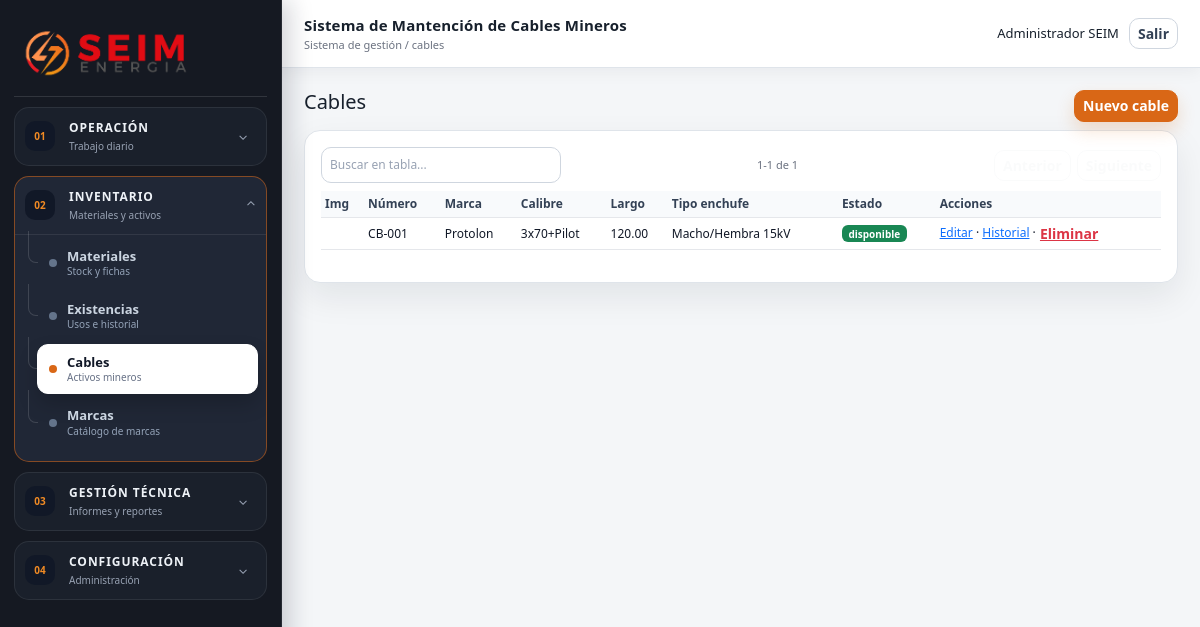
Screenshot of /public/cables (signed in) with the database file from the repository.
### tables this page shows
CREATE TABLE cables(id INT AUTO_INCREMENT PRIMARY KEY,numero_cable VARCHAR(80) NOT NULL UNIQUE,marca_id INT,calibre VARCHAR(80),tipo_enchufe VARCHAR(120),aislacion VARCHAR(120),largo DECIMAL(10,2),capacidad_aislacion VARCHAR(120),imagen VARCHAR(255),estado ENUM('disponible','en reparación','entregado','dado de baja') DEFAULT 'disponible',observacion TEXT,created_at TIMESTAMP NULL,updated_at TIMESTAMP NULL,deleted_at TIMESTAMP NULL,FOREIGN KEY(marca_id) REFERENCES marcas_cable(id),INDEX idx_cable_estado(estado));

CREATE TABLE marcas_cable(id INT AUTO_INCREMENT PRIMARY KEY,nombre VARCHAR(100) NOT NULL UNIQUE,estado ENUM('activo','inactivo') DEFAULT 'activo',created_at TIMESTAMP NULL,updated_at TIMESTAMP NULL,deleted_at TIMESTAMP NULL);

### app/Core/App.php (called while the page is built, shortened)
<?php
final class App { private static array $config; private static ?PDO $pdo=null; public static function boot(array $config): void { self::$config=$config; } public static function config(string $key, mixed $default=null): mixed { return self::$config[$key] ?? $default; } public static function db(): PDO { if(!self::$pdo){ $db=self::$config['db']; $dsn="mysql:host={$db['host']};dbname={$db['name']};charset={$db['charset']}"; self::$pdo=new PDO($dsn,$db['user'],$db['pass'],[PDO::ATTR_ERRMODE=>PDO::ERRMODE_EXCEPTION,PDO::ATTR_DEFAULT_FETCH_MODE=>PDO::FETCH_ASSOC]); } return self::$pdo; } }

### app/Core/Controller.php (called while the page is built, shortened)
<?php
abstract class Controller { protected function view(string $view,array $data=[]):void{ extract($data); $viewFile=__DIR__.'/../Views/'.$view.'.php'; require __DIR__.'/../Views/layouts/app.php'; } protected function auth():void{ if(!current_user()) redirect('login'); } protected function requirePermission(string $module,string $action='ver'):void{ $this->auth(); if(($_SESSION['user']['rol']??'')==='Super Administrador') return; $perms=$_SESSION['permissions'][$module]??[]; if(empty($perms[$action])) { http_response_code(403); exit('Sin permisos'); } } protected function uploadImage(string $field,string $dir):?string{ if(empty($_FILES[$field]['name'])) return null; $cfg=App::config('image_mimes'); $tmp=$_FILES[$field]['tmp_name']; $mime=mime_content_type($tmp); if(!isset($cfg[$mime]) || $_FILES[$field]['size']>App::config('upload_max_bytes')) throw new \RuntimeException('Imagen inválida: use JPG, PNG o WEBP de máximo 3 MB.'); $name=bin2hex(random_bytes(12)).'.'.$cfg[$mime]; if(!is_dir(__DIR__.'/../../public/uploads/'.$dir)) mkdir(__DIR__.'/../../public/uploads/'.$dir,0775,true); move_uploaded_file($tmp,__DIR__.'/../../public/uploads/'.$dir.'/'.$name); return 'uploads/'.$dir.'/'.$name; } }

### app/Controllers/CatalogController.php (called while the page is built, shortened)
<?php
class CatalogController extends Controller {
 public function cables():void{$this->requirePermission('Cables');$m=new BaseCatalog;$rows=$m->fetchAll('SELECT c.*, mc.nombre marca FROM cables c LEFT JOIN marcas_cable mc ON mc.id=c.marca_id WHERE c.deleted_at IS NULL ORDER BY c.id DESC');$this->view('cables/index',compact('rows'));}
}

### public/index.php (called while the page is built, shortened)
<?php
require_once __DIR__ . '/../app/Core/helpers.php';
spl_autoload_register(function (string $class): void {
    $prefix = 'App\\';
    if (str_starts_with($class, $prefix)) {
        $path = __DIR__ . '/../app/' . str_replace('\\', '/', substr($class, strlen($prefix))) . '.php';
    }
});
$router = new App\Core\Router();
$router->dispatch($_SERVER['REQUEST_METHOD'], parse_url($_SERVER['REQUEST_URI'], PHP_URL_PATH) ?: '/');

### app/Core/Model.php (called while the page is built, shortened)
<?php
abstract class Model { protected \PDO $db; public function __construct(){ $this->db=App::db(); } public function fetchAll(string $sql,array $p=[]):array{ $s=$this->db->prepare($sql); $s->execute($p); return $s->fetchAll(); } public function fetch(string $sql,array $p=[]):?array{ $s=$this->db->prepare($sql); $s->execute($p); return $s->fetch()?:null; } public function execSql(string $sql,array $p=[]):bool{ $s=$this->db->prepare($sql); return $s->execute($p); } }

### app/Views/cables/index.php (the view)
<div class="d-flex justify-content-between mb-2"><h5>Cables</h5><a class="btn btn-sm btn-seim" href="<?= url('cables/crear') ?>">Nuevo cable</a></div><div class="card-dark"><table class="table table-dark table-sm datatable"><thead><tr><th>Img</th><th>Número</th><th>Marca</th><th>Calibre</th><th>Largo</th><th>Tipo enchufe</th><th>Estado</th><th>Acciones</th></tr></thead><tbody><?php foreach($rows as $r): ?><tr><td><?= $r['imagen']?'<img class="thumb" src="'.url($r['imagen']).'">':'' ?></td><td><?= e($r['numero_cable']) ?></td><td><?= e($r['marca']??'') ?></td><td><?= e($r['calibre']) ?></td><td><?= e($r['largo']) ?></td><td><?= e($r['tipo_enchufe']) ?></td><td><?= badge($r['estado']) ?></td><td><a href="<?= url('cables/editar/'.$r['id']) ?>">Editar</a> · <a href="<?= url('cables/historial/'.$r['id']) ?>">Historial</a> · <form method="post" action="<?= url('cables/eliminar/'.$r['id']) ?>" class="d-inline" onsubmit="return confirm('¿Eliminar este cable?')"><?= csrf_field() ?><button class="btn btn-link btn-sm p-0 text-danger">Eliminar</button></form></td></tr><?php endforeach; ?></tbody></table></div>

### app/Core/Router.php (shortened to what this page needs)
<?php
final class Router
{
    private array $routes = [];
    private function add($m, $p, $a): void { $this->routes[$m][] = ['p' => trim($p, '/'), 'a' => $a]; }
    private function normalizePath(string $uri): string
    {
        $path = trim($uri, '/');
        $base = trim(parse_url(App::config('base_url'), PHP_URL_PATH) ?: '', '/');
        $projectBase = trim(dirname('/' . $base), '/.');
        foreach (array_filter([$base, $projectBase]) as $prefix) {
            if (str_starts_with($path, $prefix . '/')) {
                $path = trim(substr($path, strlen($prefix)), '/');
                break;
            }
        }
        return $path;
    }
    public function dispatch(string $method, string $uri): void
    {
        $path = $this->normalizePath($uri);
        foreach ($this->routes[$method] ?? [] as $r) {
            $regex = '#^' . preg_replace('#\{([a-z_]+)\}#', '(?P<$1>[^/]+)', $r['p']) . '$#';
            if (preg_match($regex, $path, $m)) {
                [$c, $fn] = $r['a'];
                $params = array_filter($m, 'is_string', ARRAY_FILTER_USE_KEY);
                (new $c)->$fn(...array_values($params));
                return;
            }
        }
    }
}

### app/Core/helpers.php (shortened to what this page needs)
<?php
function e(?string $v): string { return htmlspecialchars((string)$v, ENT_QUOTES, 'UTF-8'); }
function url(string $path = ''): string { return App\Core\App::config('base_url') . '/' . ltrim($path, '/'); }
function badge(string $estado): string { $map=['activo'=>'success','inactivo'=>'secondary','disponible'=>'success','en reparación'=>'warning','entregado'=>'info','dado de baja'=>'danger','borrador'=>'secondary','finalizado'=>'success','anulado'=>'danger','activa'=>'warning','cerrada'=>'success','crítico'=>'danger','critico'=>'danger','bajo'=>'warning','normal'=>'success']; return '<span class="badge text-bg-'.($map[$estado]??'secondary').'">'.e($estado).'</span>'; }

### public/assets/css/app.css (style rules this page uses)
:root { --bg:#f4f6f8;--bg-soft:#eef1f5;--side:#151922;--side-2:#1d2430;--card:#ffffff;--card-2:#f9fafb;--input:#ffffff;--text:#17202c;--text-inverse:#f8fafc;--muted:#6b7280; --brand-orange:#d96716;--brand-orange-2:#f08a24;--brand-red:#b91c1c;--brand-gray:#6f737b;--green:#d96716;--olive:#d99a22;--blue:#2563eb;--red:#b91c1c; --line:#dfe4ea;--line-dark:rgba(255,255,255,.12);--shadow:0 14px 34px rgba(15,23,42,.08) }
* { box-sizing:border-box }
body { background:var(--bg);color:var(--text);font-size:13px;min-height:100vh }
.card-dark,.panel,.kpi { background:var(--card);border:1px solid var(--line);border-radius:16px;padding:16px;box-shadow:var(--shadow) }
.btn { border-radius:10px;font-weight:700 }
.btn-seim { background:var(--brand-orange);border:1px solid var(--brand-orange);color:#fff;font-weight:800;box-shadow:0 8px 18px rgba(217,103,22,.20) }
.table { font-size:12px }
.badge { font-size:10px }
.table-dark { --bs-table-bg:transparent;--bs-table-color:#111827;--bs-table-border-color:#e5e7eb;vertical-align:middle }
.table th,.table td { vertical-align:middle;white-space:nowrap }
.table th { text-align:left;color:#334155;background:#f8fafc }
.table td .btn { white-space:nowrap }
.form-enhanced { position:relative }

### rows the page displays
cables: numero_cable "CB-001", marca.nombre "Protolon", calibre "3x70+Pilot", largo "120.00", tipo_enchufe "Macho/Hembra 15kV", estado "disponible"

### other values shown
$group['icon'] "01"
$group['label'] "OPERACIÓN"
$group['summary'] "Trabajo diario"
$group['icon'] "02"
$group['label'] "INVENTARIO"
$group['summary'] "Materiales y activos"
$t "Materiales"
$desc "Stock y fichas"
$t "Existencias"
$desc "Usos e historial"
$t "Cables"
$desc "Activos mineros"
$t "Marcas"
$desc "Catálogo de marcas"
$group['icon'] "03"
